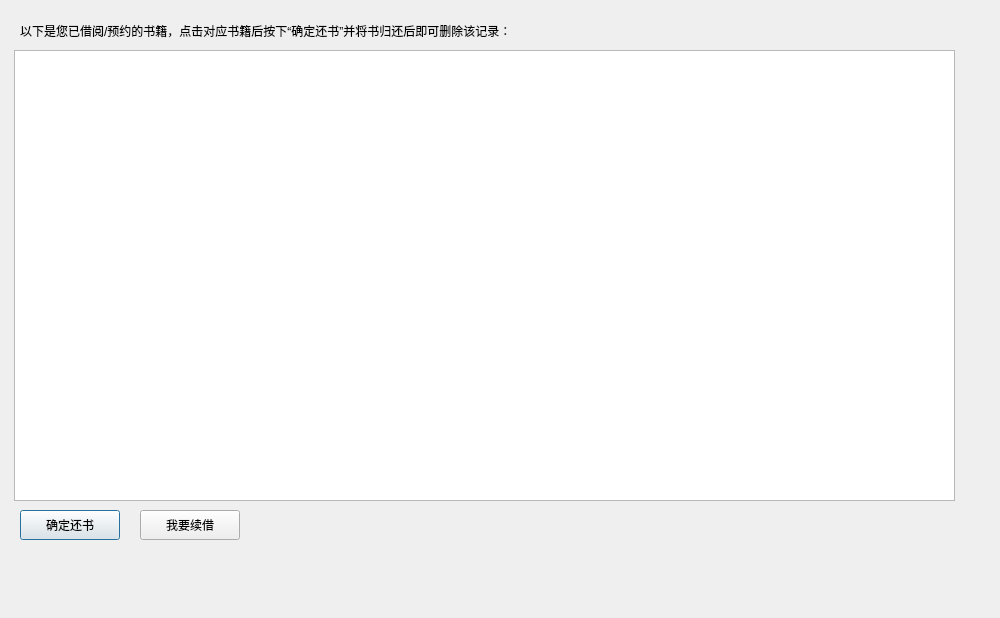
<?xml version="1.0" encoding="UTF-8"?>
<ui version="4.0">
 <class>returnbook</class>
 <widget class="QDialog" name="returnbook">
  <property name="geometry">
   <rect>
    <x>0</x>
    <y>0</y>
    <width>1000</width>
    <height>618</height>
   </rect>
  </property>
  <property name="windowTitle">
   <string>Dialog</string>
  </property>
  <widget class="QPushButton" name="returnBtn">
   <property name="geometry">
    <rect>
     <x>20</x>
     <y>510</y>
     <width>100</width>
     <height>30</height>
    </rect>
   </property>
   <property name="text">
    <string>确定还书</string>
   </property>
  </widget>
  <widget class="QTableView" name="tableView">
   <property name="enabled">
    <bool>true</bool>
   </property>
   <property name="geometry">
    <rect>
     <x>14</x>
     <y>50</y>
     <width>941</width>
     <height>451</height>
    </rect>
   </property>
   <property name="frameShadow">
    <enum>QFrame::Raised</enum>
   </property>
  </widget>
  <widget class="QLabel" name="label">
   <property name="geometry">
    <rect>
     <x>20</x>
     <y>10</y>
     <width>801</width>
     <height>41</height>
    </rect>
   </property>
   <property name="text">
    <string>以下是您已借阅/预约的书籍，点击对应书籍后按下“确定还书”并将书归还后即可删除该记录：</string>
   </property>
  </widget>
  <widget class="QPushButton" name="againBtn">
   <property name="geometry">
    <rect>
     <x>140</x>
     <y>510</y>
     <width>100</width>
     <height>30</height>
    </rect>
   </property>
   <property name="text">
    <string>我要续借</string>
   </property>
  </widget>
 </widget>
 <resources/>
 <connections/>
</ui>
